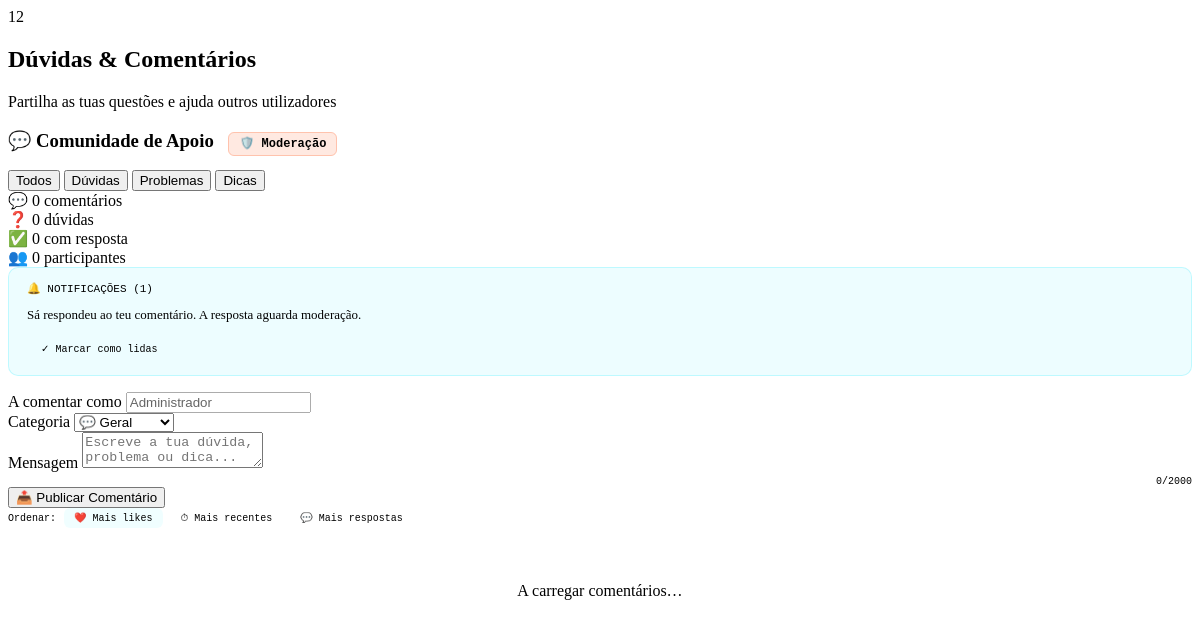
Screenshot of /comments_component.php (signed in) with the database file from the repository.
### tables this page shows
CREATE TABLE `notifications` (
  `id` int(11) NOT NULL,
  `user_id` int(11) NOT NULL,
  `type` enum('comment_approved','comment_rejected','comment_reply') NOT NULL,
  `comment_id` int(11) NOT NULL,
  `message` text DEFAULT NULL,
  `is_read` tinyint(1) DEFAULT 0,
  `created_at` timestamp NOT NULL DEFAULT current_timestamp()
);

CREATE TABLE `users` (
  `id` int(11) NOT NULL,
  `username` varchar(50) NOT NULL,
  `email` varchar(100) NOT NULL,
  `password_hash` varchar(255) NOT NULL,
  `full_name` varchar(100) NOT NULL,
  `avatar` varchar(10) DEFAULT NULL,
  `avatar_url` varchar(500) DEFAULT NULL,
  `bio` text DEFAULT NULL,
  `location` varchar(100) DEFAULT NULL,
  `website` varchar(255) DEFAULT NULL,
  `experience_level` enum('iniciante','intermedio','avancado','profissional') DEFAULT 'iniciante',
  `role` enum('user','moderator','admin') DEFAULT 'user',
  `karma_total` int(11) DEFAULT 0,
  `prefs_show_karma` tinyint(1) DEFAULT 1,
  `top_badges` text DEFAULT NULL,
  `is_active` tinyint(1) DEFAULT 1,
  `created_at` timestamp NOT NULL DEFAULT current_timestamp(),
  `updated_at` timestamp NOT NULL DEFAULT current_timestamp() ON UPDATE current_timestamp(),
  `last_login` timestamp NULL DEFAULT NULL
);

### includes/functions.php (called while the page is built, shortened)
<?php
$_CACHE = [];
function getCurrentUser(): ?array {
    global $_CACHE;
    if (!isset($_CACHE['current_user'])) {
        $db   = getDB();
        try {
            $stmt = $db->prepare('SELECT karma_total FROM users LIMIT 1');
            $stmt->execute();
        } catch (Exception $e) {
            $db->exec("ALTER TABLE users ADD COLUMN karma_total INT DEFAULT 0");
            $db->exec("ALTER TABLE users ADD COLUMN prefs_show_karma TINYINT(1) DEFAULT 1");
            $db->exec("ALTER TABLE users ADD COLUMN top_badges TEXT DEFAULT NULL");
        }
        try {
            $db->query("SELECT 1 FROM xp_log LIMIT 1");
        } catch (Exception $e) {
            $db->exec("CREATE TABLE xp_log (
                id INT AUTO_INCREMENT PRIMARY KEY,
                user_id INT NOT NULL,
                xp_amount INT NOT NULL,
                reason VARCHAR(255),
                created_at TIMESTAMP DEFAULT CURRENT_TIMESTAMP,
                FOREIGN KEY (user_id) REFERENCES users(id) ON DELETE CASCADE
            ) ENGINE=InnoDB DEFAULT CHARSET=utf8mb4;");
        }
        $stmt = $db->prepare('SELECT * FROM users WHERE id = ? AND is_active = TRUE LIMIT 1');
        $stmt->execute([$_SESSION['user_id']]);
        $_CACHE['current_user'] = $stmt->fetch() ?: false;
    }
    return $_CACHE['current_user'] ?: null;
}
function canModerate(?array $user = null): bool {
    return $user && in_array($user['role'] ?? '', ['master', 'admin', 'moderator'], true);
}
function sanitize(string $input): string {
    return htmlspecialchars(trim($input), ENT_QUOTES, 'UTF-8');
}

### includes/comments.php (called while the page is built, shortened)
<?php
function getUnreadNotifications(int $userId): array {
    $db = getDB();
    $stmt = $db->prepare(
        "SELECT * FROM notifications WHERE user_id=? AND is_read=0 ORDER BY created_at DESC LIMIT 20"
    );
    $stmt->execute([$userId]);
    return $stmt->fetchAll();
}

### comments_component.php (the view, shortened to what this page needs)
<?php
if (!function_exists('isLoggedIn')) {
    require_once __DIR__ . '/includes/functions.php';
}
if (!function_exists('getApprovedComments')) {
    require_once __DIR__ . '/includes/comments.php';
}
$currentUser   = isLoggedIn() ? getCurrentUser() : null;
$unreadNotifs  = $currentUser ? getUnreadNotifications((int)$currentUser['id']) : [];
$isModUser     = $currentUser && canModerate($currentUser);
?>
<section class="section" id="comentarios">
  <div class="section-header">
    <div class="section-number">12</div>
    <div class="section-title">
      <h2>Dúvidas &amp; Comentários</h2>
      <p>Partilha as tuas questões e ajuda outros utilizadores</p>
    </div>
  </div>
  <div class="comments-section">
    <div class="comments-header">
      <h3>💬 Comunidade de Apoio
        <?php if ($isModUser): ?>
          <a href="moderacao.php" style="font-size:12px;background:rgba(255,107,53,0.15);color:var(--accent2);border:1px solid rgba(255,107,53,0.3);border-radius:6px;padding:4px 10px;text-decoration:none;margin-left:10px;font-family:'Space Mono',monospace">🛡️ Moderação</a>
        <?php endif; ?>
      </h3>
      <div class="comments-filter">
        <button class="filter-btn active" data-filter="all">Todos</button>
        <button class="filter-btn" data-filter="duvida">Dúvidas</button>
        <button class="filter-btn" data-filter="problema">Problemas</button>
        <button class="filter-btn" data-filter="dica">Dicas</button>
      </div>
    </div>
    <div class="stats-bar">
      <div class="stat">💬 <span id="cmtTotal">0</span> comentários</div>
      <div class="stat">❓ <span id="cmtQuestions">0</span> dúvidas</div>
      <div class="stat">✅ <span id="cmtReplied">0</span> com resposta</div>
      <div class="stat">👥 <span id="cmtUsers">0</span> participantes</div>
    </div>
    <?php if (!empty($unreadNotifs)): ?>
    <div id="notifBar" style="background:rgba(0,229,255,0.07);border:1px solid rgba(0,229,255,0.2);border-radius:10px;padding:14px 18px;margin-bottom:16px">
      <div style="font-family:'Space Mono',monospace;font-size:11px;color:var(--accent);margin-bottom:8px">🔔 NOTIFICAÇÕES (<?php echo count($unreadNotifs); ?>)</div>
      <?php foreach ($unreadNotifs as $n): ?>
        <div style="font-size:13px;color:var(--text);padding:4px 0;border-bottom:1px solid var(--border)"><?php echo sanitize($n['message']); ?></div>
      <?php endforeach; ?>
      <button onclick="markNotificationsRead()" style="margin-top:10px;background:transparent;border:1px solid var(--border);border-radius:6px;padding:6px 14px;color:var(--muted);font-family:'Space Mono',monospace;font-size:10px;cursor:pointer">✓ Marcar como lidas</button>
    </div>
    <?php endif; ?>
    <?php if ($currentUser): ?>
    <div class="comment-form" id="newCommentForm">
      <div class="form-row">
        <div class="form-group">
          <label>A comentar como</label>
          <input type="text" value="<?php echo sanitize($currentUser['full_name']); ?>" readonly style="opacity:0.6;cursor:not-allowed">
        </div>
        <div class="form-group">
          <label>Categoria</label>
          <select id="cmtCategory">
            <option value="geral" selected>💬 Geral</option>
          </select>
        </div>
      </div>
      <div class="form-group">
        <label>Mensagem</label>
        <textarea id="cmtText" placeholder="Escreve a tua dúvida, problema ou dica..." maxlength="2000"></textarea>
        <div style="text-align:right;font-family:'Space Mono',monospace;font-size:10px;color:var(--muted);margin-top:4px"><span id="cmtCharCount">0</span>/2000</div>
      </div>
      <button class="submit-btn" onclick="submitComment()"><span>📤</span> Publicar Comentário</button>
    </div>
    <?php endif; ?>
    <div class="cmt-sort-bar">
      <span>Ordenar:</span>
      <button class="sort-btn active" data-sort="likes">❤️ Mais likes</button>
      <button class="sort-btn" data-sort="recent">⏱ Mais recentes</button>
      <button class="sort-btn" data-sort="replies">💬 Mais respostas</button>
    </div>
    <div class="comments-list" id="commentsList">
      <div style="text-align:center;padding:40px;color:var(--muted)">A carregar comentários…</div>
    </div>
  </div>
</section>

### comments_component.php (style rules this page uses)
.cmt-sort-bar { display: flex; align-items: center; gap: 8px; margin-bottom: 14px; font-family: 'Space Mono', monospace; font-size: 10px; color: var(--muted); flex-wrap: wrap; }
.sort-btn { background: none; border: 1px solid var(--border); border-radius: 6px; padding: 4px 10px; color: var(--muted); font-family: 'Space Mono', monospace; font-size: 10px; cursor: pointer; transition: all 0.2s; }
.sort-btn.active, .sort-btn:hover { border-color: var(--accent); color: var(--accent); background: rgba(0,229,255,0.06); }

### rows the page displays
notifications: message "Sá respondeu ao teu comentário. A resposta aguarda moderação."
users: full_name "Administrador"

### other values shown
count($unreadNotifs) "1"
